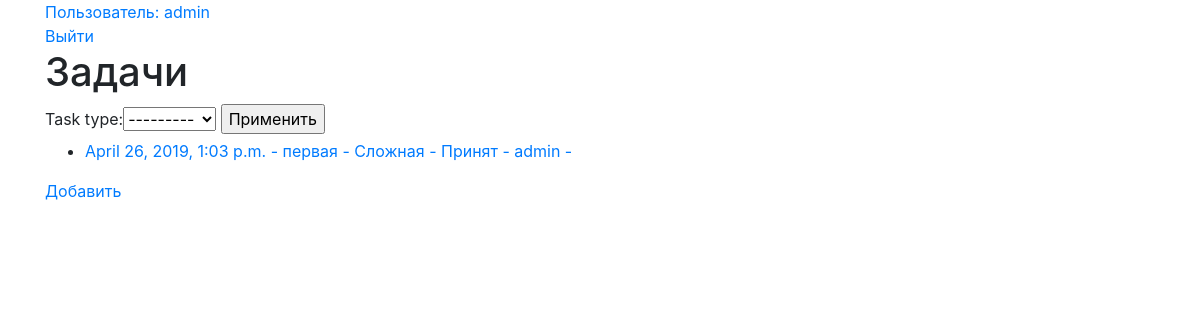
Before: /tasks/ (signed in) with the older database file.
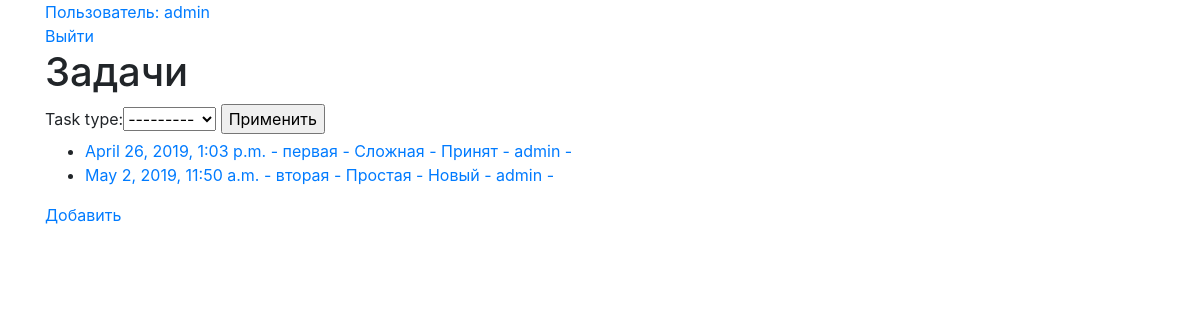
After: the same page with the newer database file.
### tasks/models.py (models this page shows, shortened)
class ModelsNameMixin:
    def get_model_name_plural(self):
        return self._meta.verbose_name_plural

class Task(models.Model, ModelsNameMixin):
    title = models.CharField(verbose_name='Наименование', max_length=150)
    date = models.DateTimeField(verbose_name='Дата', auto_now_add=True)
    description = models.TextField(verbose_name='Описание', max_length=500)
    state = models.ForeignKey(TaskState, on_delete=models.PROTECT, default=DEFAULT_STATE_ID)
    task_type = models.ForeignKey(TaskType, on_delete=models.PROTECT)
    author = models.ForeignKey(settings.AUTH_USER_MODEL, on_delete=models.CASCADE, related_name='user_task_auth', blank=True, null=True)
    performers = models.ManyToManyField(User, related_name='user_task_performers')
    objects = TaskQuerySet.as_manager()
    def get_url(self):
        return  reverse_lazy('task_list')+str(self.pk)+'/'
    class Meta:
        ordering = ['date', 'title']
        verbose_name = 'Задача'
        verbose_name_plural = 'Задачи'

class TaskType(models.Model, ModelsNameMixin):
    title = models.CharField(verbose_name='Наименование', max_length=100, unique=True)
    def __str__(self):
        return self.title
    class Meta:
        verbose_name = 'Тип задачи'
        verbose_name_plural = 'Типы задачи'

class TaskState(models.Model, ModelsNameMixin):
    title = models.CharField(verbose_name='Наименование', max_length=100, unique=True)
    def __str__(self):
        return self.title
    class Meta:
        verbose_name = 'Статус задачи'
        verbose_name_plural = 'Статусы задачи'

### tasks/views.py (the view)
# urls.py: path('', TasksView.as_view(), name='task_list'),
class TasksView(FilterMixin, LoginRequiredMixin, ListView):
    model = Task
    template_name = 'tasks_list.html'
    redirect_field_name = 'redirect_to'
    filter_form_class = TaskFilterForm
    def dispatch(self, request, *args, **kwargs):
        return super().dispatch(request, *args, **kwargs)
    def get_context_data(self, **kwargs):
        return super().get_context_data(**kwargs)
    def get_queryset(self):
        queryset = Task.objects.all().for_customer(self.request.user)
        queryset = self.add_filter(queryset, ['task_type'])
        queryset = queryset.select_related(
            'task_type', 'state', 'author'
        )
        return queryset

### tasks/forms.py
class TaskFilterForm(forms.Form):
    task_type = forms.ModelChoiceField(queryset=TaskType.objects.all(), required=False)

### tasks/models.py (called while the page is built)
    def for_customer(self, user):
        queryset = self.filter(models.Q(author=user))
        return queryset

### tasks/views.py (called while the page is built)
    def dispatch(self, request, *args, **kwargs):
        if self.filter_form_class:
            self.filter_form = self.filter_form_class(request.GET)
            self.filter_form.is_valid()
        return super().dispatch(request, *args, **kwargs)

    def get_context_data(self, **kwargs):
        context = super().get_context_data(**kwargs)
        context['filter_form'] = self.filter_form
        return context

    def add_filter(self, queryset, fields):
        for field in fields:
            if self.filter_form.cleaned_data[field]:
                queryset = eval('queryset.filter('+field+'=self.filter_form.cleaned_data[field])')
        return queryset

### tasks/templates/tasks_list.html (shortened to what this page needs)
{% extends "base.html" %}
{% block content %}
    <h1>{{ view.model.get_model_name_plural }}</h1>
    {% if filter_form %}
        <form action="">
            {{ filter_form }}
            <input type="submit" value="Применить">
        </form>
    {% endif %}
    <ul>
        {% for task in object_list %}
            <li>
                <a href="{{task.get_url}}">
                    {{ task.date }} - {{ task.title }} - {{task.task_type}} - {{task.state}} - {{task.author}} - {{task.performer}}
                </a>
            </li>
        {% empty %}
            <li>Нет созданных задач.</li>
        {% endfor %}
    </ul>
    {% if user.profile.customer %}
        <a href="{{ request.path }}add/">Добавить</a>
    {% endif %}
{% endblock %}

Changed rows visible on the page:
added Task: date "May 2, 2019, 11:50 a.m.", title "вторая", task_type "Простая", state "Новый", author "admin"
